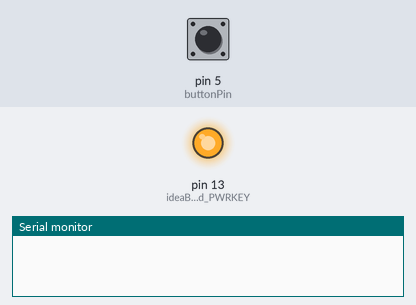
A sketch run on a simulated Arduino Uno, built for the host (arithmetic inside an expression is 32-bit, double 64-bit). On the bench: output pins drawn as LEDs (lit = HIGH), the last lines printed to the serial monitor. The test bench sets the inputs (shaded band); at power-on: pin 5 (buttonPin) HIGH. Random numbers use the default seed unless the sketch sets one; no MQTT or app messages arrive unless stated; the modem accepts every AT command (registered, SIM ready, sends succeed) and sends nothing else.

Above: at 0.1 s.
At 3.2 s:
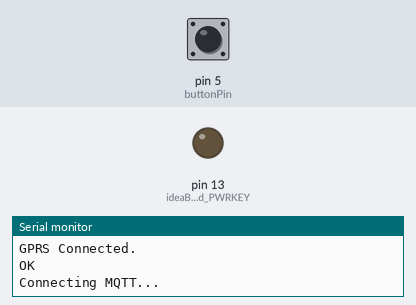
Timing chart, 0 to 4.7 s (numbered marks = the images above):
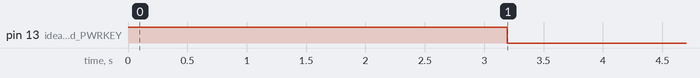

Measured:
- by itself, pin 13 (ideaBoard_PWRKEY): HIGH → LOW at 3.2 s

The sketch:

Event_Firmware.ino
```cpp
/* *********Session 2**************
 * This code is for Event Configuration.
 * It's only Publishing the Button State to Developer Portal.
 * Upload this code to DevBoard that you Connected the Push-button.
 * PushButton Connected pin - 5
 *
 * DEFALUT Configuration for GSM
 *
 * Ideamart DevBoard Available @ - https://go.ideamart.io/nbiotdevboard
 */
#include "Settings.h"

int ButtonState = 1;
int oldButtonState;
String clientId = "";
char setmsg[100];
int buttonPin = 5;       // for Button Input
String cpsi;

void setup() {
  Serial.begin(115200);
  pinMode(buttonPin,INPUT_PULLUP);

  pinMode(ideaBoard_PWRKEY, OUTPUT);
  digitalWrite(ideaBoard_PWRKEY, HIGH);
  delay(10);

  SerialSIM.begin(4800);
  modem.setNetworkMode(13); // 38-nbiot 13-gsm
  //modem.setPreferredMode(2);  //<-- Uncomment this, if you are using nbiot,.
  modem.getModemName();

  modem.restart();
  delay(1000);
  Serial.println(F("Finding Network..."));
  if (!modem.waitForNetwork()) {
    Serial.println(F("Network Fail"));  // try to restart the Ideamart DevBoard. or Reupload the code. check whether Sim Install properly.
    while (true);
  }else {
    Serial.println(F("Network identified."));
    Serial.print(F("Signal Strength : "));
    Serial.println(modem.getSignalQuality());
    if (!modem.gprsConnect(GSM_APN, "", "")) {      //NB_APN for nbiot
      Serial.println(F("GPRS Fail"));  //restart the devBoard.
    }else {
      Serial.println(F("GPRS Connected."));
      Serial.println(getCPSI());
      mqtt.setServer(MQTT_HOST, MQTT_PORT);
    }
  }
}

void loop() {

  if (mqtt.connected()) {
    mqtt.loop();
  }else {
    Serial.println(F("Connecting MQTT..."));
    digitalWrite(ideaBoard_PWRKEY, HIGH);
    delay(180);
    digitalWrite(ideaBoard_PWRKEY, LOW);
    delay(500);
    ConnectToMQTT();
    delay(10);
  }
  Serial.print(F("ButtonState : "));
  Serial.println(ButtonState);
  if(oldButtonState!=ButtonState) {
    sendVal(ButtonState);
    oldButtonState = ButtonState;
  }else {
     ButtonState = digitalRead(buttonPin);
  }
  delay(250); // every 0.25 second
}

// connecting to mqtt
boolean ConnectToMQTT() {
  randomSeed(analogRead(5));    //analog pin 5 used to genarate random number
  clientId = "TEST-" + String(millis()) + String(random(0, 100000000), HEX);
  Serial.print(F("Client ID :"));
  Serial.println(clientId);
  if (!mqtt.connect(clientId.c_str(), MQTT_USERNAME, MQTT_PASSWORD)) {
    Serial.println(F("MQTT fail"));
    return false;
  }
  Serial.println(F("MQTT Connected."));
  return mqtt.connected();
}

// Publishing the Event as Json Object
void sendVal(int val) {
  sprintf(setmsg,"{\"eventName\":\"XXXXXXXX\",\"status\":\"none\",\"value\":\"%d\",\"param\":{\"mac\":\"XXXXXXXXXXXXXXXX\"}}",val); //change your mac address
  if (!mqtt.publish(PUB_TOPIC, setmsg)){
    Serial.println(F("Publish Event Failed."));
  }else{
    Serial.println(F("Event Sent."));
    Serial.print(F("Published Message :"));
    Serial.println(setmsg);
  }
  delay(100);
}

// getting CPSI of the Sim
String getCPSI() {
  SerialSIM.println("AT+CPSI?");
  delay(500);
  while (SerialSIM.available()) {
    cpsi = SerialSIM.readString();
  }
  delay(500);
  return cpsi;
}
```

Settings.h
```cpp
#define TINY_GSM_MODEM_SIM7000
#include <Arduino.h>
#include <PubSubClient.h>
#include <TinyGsmClient.h>
#include <SoftwareSerial.h>

// change these topics and mqtt details with your Ideamart developer portal.

//Examples....
//  #define PUB_TOPIC       "testing/tester/v1/common"
//  #define MQTT_USERNAME   "testing-tester-v1_9876"
//  #define MQTT_PASSWORD   "108644667_9876"

// Replace the XXXX with your developer credentials
#define PUB_TOPIC           "XXXXXXXXXXXXXXXXXXXXXXXXX"

#define MQTT_USERNAME       "XXXXXXXXXXXXXXXXXXXXXX"
#define MQTT_PASSWORD       "XXXXXXXXXXXXXXXX"

#define MQTT_HOST           "mqtt.iot.ideamart.io"
#define MQTT_PORT           1883

#define ideaBoard_PWRKEY    13
#define ideaBoard_RX        8
#define ideaBoard_TX        7
#define ideaBoard_RST       11
#define GSM_APN             "dialogbb"
#define NB_APN              "nbiot"

SoftwareSerial SerialSIM(ideaBoard_TX, ideaBoard_RX);
TinyGsm modem(SerialSIM);
TinyGsmClient client(modem);
PubSubClient mqtt(client);


boolean ConnectToMQTT();
void sendVal(int val);
String getCPSI();
```
